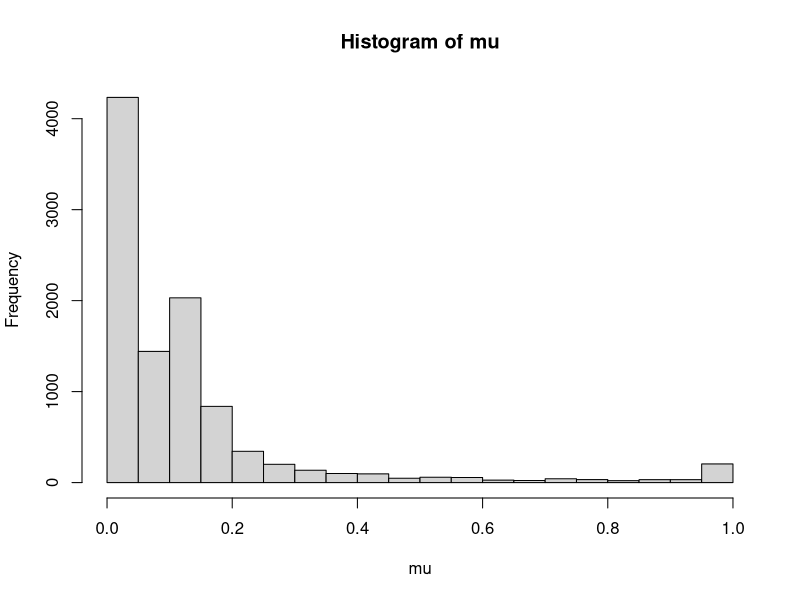

This chart was generated by the following R code: (Note: this script raises an error after producing the figure.)

# load the relevant packages
packages <- c("dplyr","tidyverse","ggplot2","SuperLearner","VIM","recipes","resample","caret","SuperLearner",
              "data.table","nnls","mvtnorm","ranger","xgboost","splines","Matrix","xtable","pROC","arm",
              "polspline","ROCR","cvAUC", "KernelKnn", "gam","glmnet")
for (package in packages) {
  if (!require(package, character.only=T, quietly=T)) {
    install.packages(package,repos='http://lib.stat.cmu.edu/R/CRAN') 
  }
}


#-----------------------------------------------------------------------------------------------------------------------------------------------
# Option 2: simulate data?----------------------------------------------------------------------------------------------------------------------
#-----------------------------------------------------------------------------------------------------------------------------------------------
n=10000
sigma <- abs(matrix(runif(25,0,1), ncol=5))
sigma <- forceSymmetric(sigma)
sigma <- as.matrix(nearPD(sigma)$mat)
x <- rmvnorm(n, mean=c(0,.25,.15,0,.1), sigma=sigma)
modelMat<-model.matrix(as.formula(~ (x[,1]+x[,2]+x[,3]+x[,4]+x[,5])^3))
beta<-runif(ncol(modelMat)-1,0,1)
beta<-c(2,beta) # setting intercept
mu <- 1-plogis(modelMat%*%beta) # true underlying risk of the outcome
y<-rbinom(n,1,mu)

hist(mu);mean(y)

x<-data.frame(x)
D<-data.frame(x,y)
#-----------------------------------------------------------------------------------------------------------------------------------------------
#-----------------------------------------------------------------------------------------------------------------------------------------------
#-----------------------------------------------------------------------------------------------------------------------------------------------


# Specify the number of folds for V-fold cross-validation
folds=5
## split data into 5 groups for 5-fold cross-validation 
## we do this here so that the exact same folds will be used in 
## both the SL fit with the R package, and the hand coded SL
index<-split(1:1000,1:folds)
splt<-lapply(1:folds,function(ind) D[index[[ind]],])
# view the first 6 observations in the first [[1]] and second [[2]] folds
head(splt[[1]])
head(splt[[2]])

# Specify the number of folds for V-fold cross-validation
folds=5
## split data into 5 groups for 5-fold cross-validation 
## we do this here so that the exact same folds will be used in 
## both the SL fit with the R package, and the hand coded SL
index<-split(1:1000,1:folds)
splt<-lapply(1:folds,function(ind) D[index[[ind]],])
# view the first 6 observations in the first [[1]] and second [[2]] folds
head(splt[[1]])
head(splt[[2]])


#--------------------------------------------------------------------------------------------------------------------------------------------------------------
# Hand-coding Super Learner -----------------------------------------------------------------------------------------------------------------------------------
#--------------------------------------------------------------------------------------------------------------------------------------------------------------
## 1: split data into 10 groups for 10-fold cross-validation 
splt<-split(D,1:folds)

splt_splines <- split(D_splines, 1:folds)

## 2: Fitting individual algorithms on the training set (but not the ii-th validation set)
set.seed(123)
#bayesglm
m1<-lapply(1:folds,function(ii) bayesglm(formula=ch_smmtrue~.,data=do.call(rbind,splt[-ii]),family="binomial")) #bayesglm
#glm
m15 <- lapply(1:folds, function(ii) glm(ch_smmtrue~., data=do.call(rbind,splt[-ii]), family="binomial"))
#gam
m16 <- lapply(1:folds,function(ii) gam(ch_smmtrue~., family="binomial",data=rbindlist(splt_splines[-ii])))
#glmnet
m44 <- lapply(1:folds, function(ii) cv.glmnet(as.matrix(do.call(rbind,splt[-ii])[,-11]), as.matrix(do.call(rbind,splt[-ii])[,11]), alpha = 0, family="binomial"))
m49 <- lapply(1:folds, function(ii) cv.glmnet(as.matrix(do.call(rbind,splt[-ii])[,-11]), as.matrix(do.call(rbind,splt[-ii])[,11]), alpha = 1.0, family="binomial"))

#-----------------------------------------------------------------------------------------------------------------------------------------------
#-----------------------------------------------------------------------------------------------------------------------------------------------
#-----------------------------------------------------------------------------------------------------------------------------------------------


#SuperLearner source code for screen.corP
screen.corP <- function(Y, X, family, obsWeights, id, method = 'pearson',
                        minPvalue = 0.1, minscreen = 2)
{
  listp <- apply(X, 2, function(x, Y, method) {
    ifelse(var(x) <= 0, 1, cor.test(x, y=Y, method = method)$p.value)
  },
  Y = Y, method = method)
  whichVariable <- (listp<= minPvalue)
  if(sum(whichVariable)<minscreen){
    warning('number of variables with p value less than minPvalue is less than minscreen')
    whichVariable[rank(listp)<=minscreen] <- TRUE
  }
  return(whichVariable)
}


#SuperLearner source code for screen.corRank
screen.corRank <- function(Y,X,family, method='pearson', rank=2){
  listp <- apply(X,2,function(x,Y,method){
    ifelse(var(x) <= 0, 1, cor.test(x,y=Y, method = method)$p.value)
  }, Y=Y, method=method)
  whichVariable <- (rank(listp)<= rank)
  return(whichVariable)
}


#SuperLearner source code for screen.randomForest
screen.randomForest <- function(Y, X, family, nVar = 10, ntree = 1000, 
                                mtry = ifelse(family$family == "gaussian", floor(sqrt(ncol(X))),
                                              max(floor(ncol(X)/3), 1)),
                                nodesize = ifelse(family$family == "gaussian",5,1), maxnodes = NULL){
  .SL.require('randomForest')
  if(family$family == "gaussian"){
    rank.rf.fit <- randomForest::randomForest(Y~., data = X, ntree = ntree, mtry = mtry, 
                                              nodesize = nodesize, keep.forest = FALSE,
                                              maxnodes = maxnodes)
  }
  if(family$family == "binomial"){
    rank.rf.fit <- randomForest::randomForest(as.factor(Y)~., data = X,
                                              ntree = ntree, mtry = mtry,
                                              nodesize = nodesize, keep.forest = FALSE,
                                              maxnodes = maxnodes)
  }
  whichVariable <- (rank(-rank.rf.fit$imporance)<=nVar)
  return(whichVariable)
}

